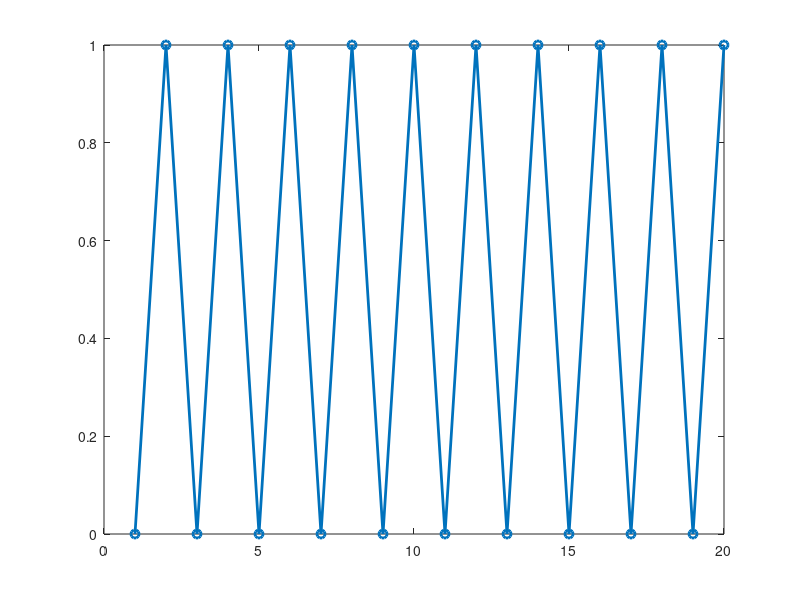

MATLAB code for this plot: (Note: this script raises an error after producing the figure.)
x = zeros(1,8);
x(2:2:end) = 1;
y = 1:8;
plot(x,y,'-o','LineWidth',2);
%%%%%%%%%%%%%%%%%%%%%%%%%%%%%
y = zeros(1,20);
y(2:2:end) = 1;
x = 1:20;
plot(x,y,'-o','Linewidth',2);
%%%%%%%%%%%%%%%%%%%%%%%%%%%%
v = [];
for i = 1:100
    v = [v,19*i];
end 

w = [19];
while length(w) < 100
    w = [w,w(end)+19];
end
%%%%%%%%%%%%%%%%%%%%%%%%%%%%
A = [0 0 1 ; 0 1 1]
b1 = (A(1,1) >= A(2,1))
b2 = (A(2,2) && A(2,3))
b3 = (A(1,1)+A(2,3))||(A(2,2)-A(2,1))
b4 = any(A(1,:) == 1)
%%%%%%%%%%%%%%%%%%%%%%%%%%%%
s = 0;
for i = 1:10^6
    if randsuit() == "spades"
        s = s+1;
    end 
end 
p = s/10^6;
%%%%%%%%%%%%%%%%%%%%%%%%%%%%%
A = ones(7,7);
A(:,[2,6]) = 3;
A(:,4) = 5;
A(3:5,3:5) = 6;
A
%%%%%%%%%%%%%%%%%%%%%%%%%%%%%
B = zeros(6)
B(1:3,1:3) = 0;
B(4:6,1:3) = 3;
B(1:3,4:6) = 9;
B(4:6,4:6) = 1;
B
